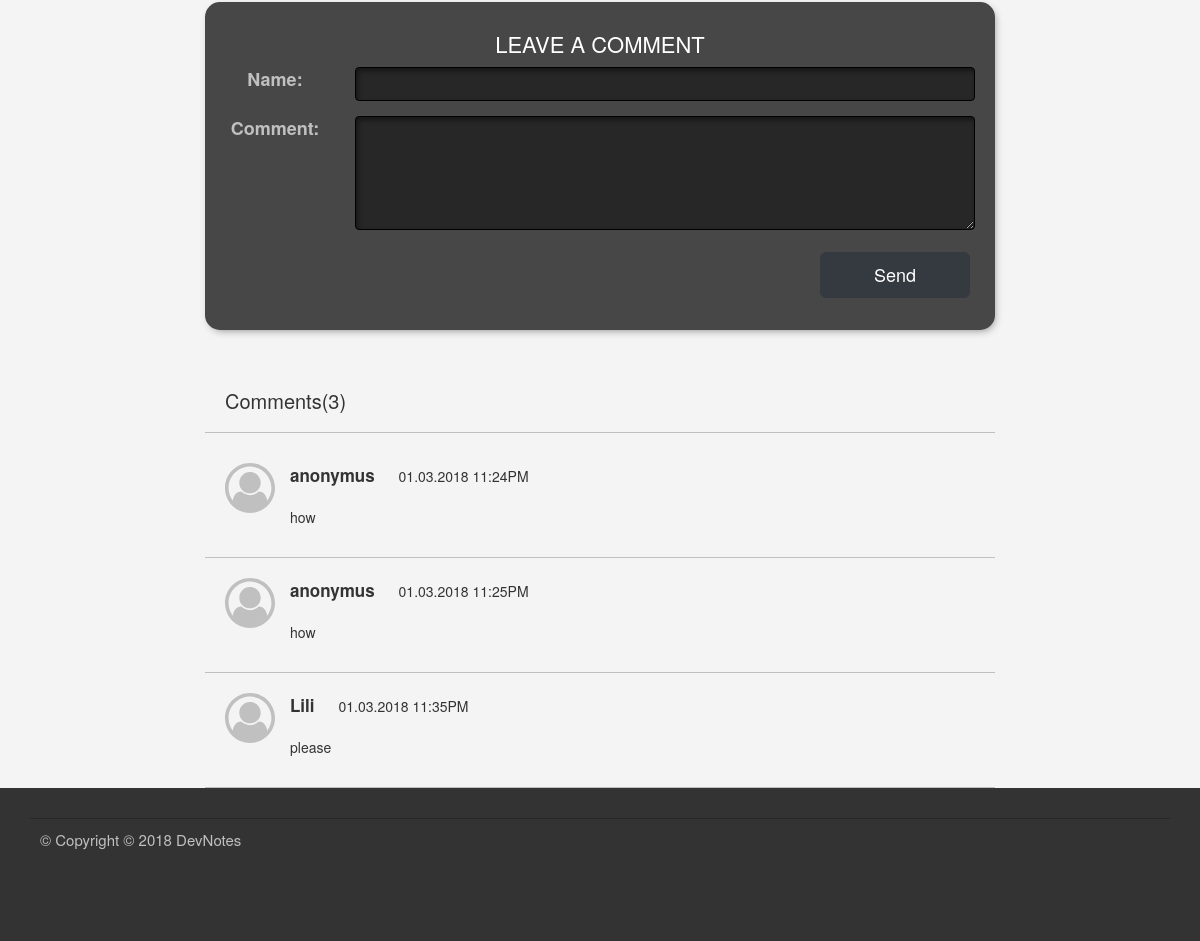
/blog/An Intro to Git and GitHub for Beginners  (lower part), run on an earlier commit of the app's database.
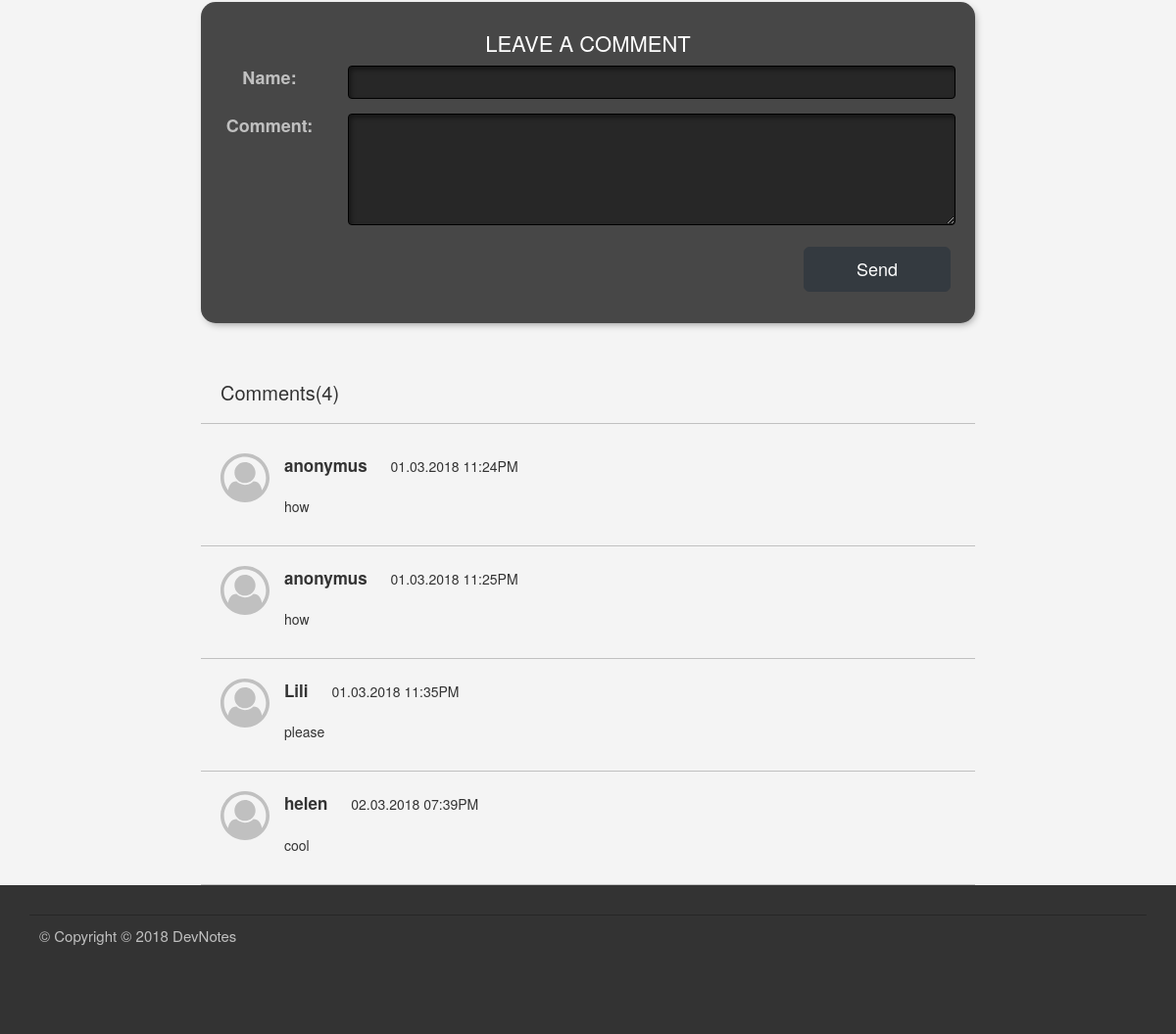
And on a later commit of the database.
### my_blog/blueprints/blog/models.py (models this page shows)
class Comment(db.Model):
    id = db.Column(db.Integer, primary_key=True)
    sender = db.Column(db.String(128))
    date = db.Column(db.DateTime)
    content = db.Column(db.String(516))
    blogpost_id = db.Column(db.Integer, db.ForeignKey('blog_post.id'), nullable=False)
    level = db.Column(db.Integer)
    def markup_content(self):
        return Markup(markdown(self.content))
    def formated_date(self):
        return "{0:%d.%m.%Y  %I:%M%p}".format(self.date).upper()

### my_blog/blueprints/blog/views.py (the view, shortened to what this page needs)
@blog.route('/<post_title>', methods=['GET', 'POST'])
def read(post_title):
    blogpost = BlogPost.get_by_title(post_title)
    form = CommentForm()
    return render_template('read.html', form = form, blogpost = blogpost)

### my_blog/blueprints/blog/forms.py
class CommentForm(Form):
    sender = StringField("Name", validators = [DataRequired()], default="")
    content = TextAreaField("BlogPost content", validators = [DataRequired()], default="")
    level = IntegerField("Comment level")

### my_blog/blueprints/blog/models.py (called while the page is built)
    @staticmethod
    def get_by_title(title):
        title = title.replace('%20', ' ')
        return BlogPost.query.filter_by(title=title).first()

    def markup_content(self):
        return Markup(markdown(self.content))

    def formated_date(self):
        return "{0:%B %d, %Y}".format(self.date).upper()

    @property
    def tags(self):
        return ",".join([tag.name for tag in self._tags])

    def __repr__(self):
        return self.name

### my_blog/blueprints/blog/templates/read.html (shortened to what this page needs)
{% extends "base.html" %}
{% block content %}
  <div class="main-column">
    <section class="Comments">
      {% include "comments_section.html"%}
    </section>
  </div>
{% endblock %}

### my_blog/blueprints/blog/templates/comments_section.html
{% include "comment_form.html"%}
<div class="row">
  <div class="blogpost__comments col-md-offset-2 col-md-8 col-md-offset-2">
    <h2>Comments({{blogpost.comments.count()}})</h2>
    {% if blogpost.comments %}
    {% for comment in blogpost.comments %}
    <div class="comment">
      <div class="row">
        <div class="col-md-1">
          <svg class="icon user_icon">
            <use xlink:href="{{ url_for('static', filename='img/sprite.svg#icon-user-circle-o') | replace('%23', '#')}}"></use>
          </svg>
        </div>
        <div class="col-md-11">
          <div class="comment__header">
            <p class="comment__sender">{{comment.sender}}</p>
            <p class="comment__date">{{comment.formated_date()}}</p>
          </div>
          <div class="comment__content"><p>{{comment.markup_content()}}</p></div>
        </div>
      </div>
    </div>
    {% endfor %}
    {% endif %}
  </div>
</div>

What changed in the data, as far as the page shows it:
added Comment: sender "helen", formated_date "02.03.2018 07:39PM", markup_content "cool"
Also different on the page:
{{ blogpost.comments.count() }}: "3" → "4"
